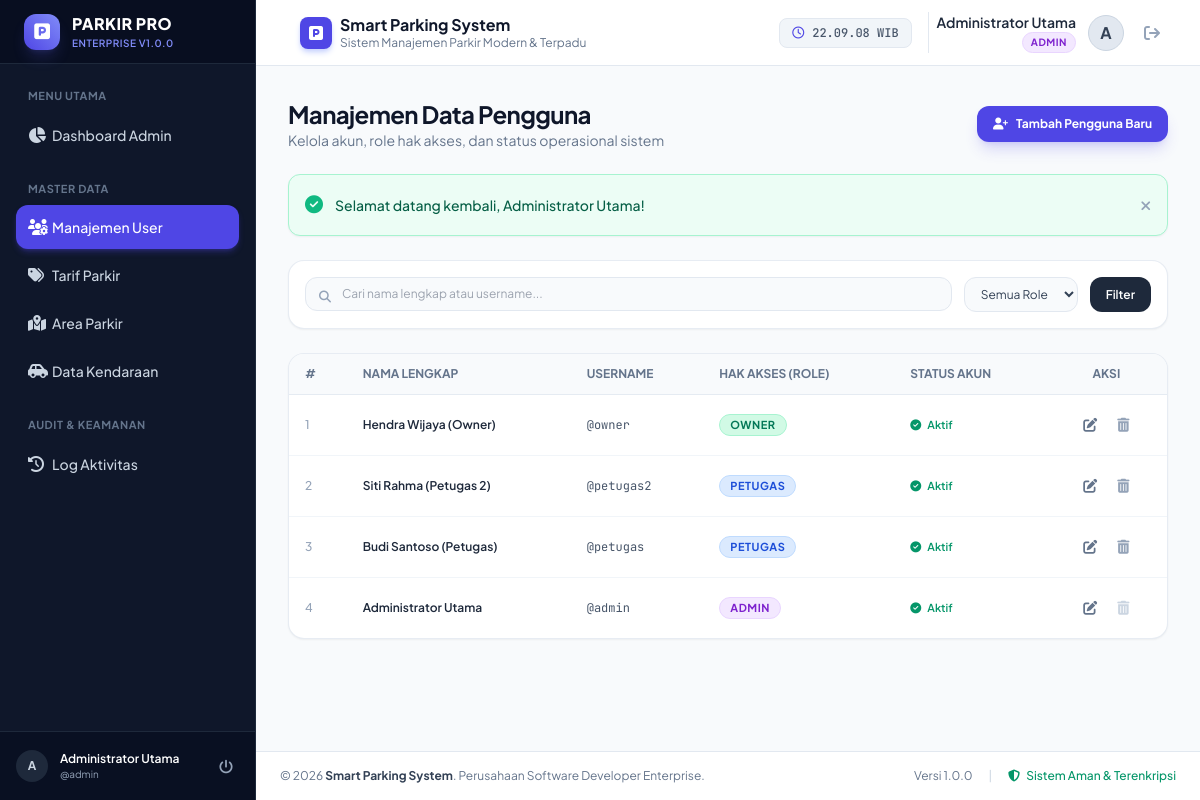
/modules/admin/users.php (signed in), run on the app's committed database.
### tables this page shows
CREATE TABLE `tb_user` (
  `id_user` INT(11) NOT NULL AUTO_INCREMENT,
  `nama_lengkap` VARCHAR(50) NOT NULL,
  `username` VARCHAR(50) NOT NULL,
  `password` VARCHAR(100) NOT NULL,
  `role` ENUM('admin', 'petugas', 'owner') NOT NULL,
  `status_aktif` TINYINT(1) NOT NULL DEFAULT 1,
  PRIMARY KEY (`id_user`),
  UNIQUE KEY `uq_username` (`username`),
  KEY `idx_role_status` (`role`, `status_aktif`)
);

### modules/admin/users.php (the view, shortened to what the rows shown need)
<?php
require_once __DIR__ . '/../../functions/auth.php';
require_once __DIR__ . '/../../functions/pagination.php';
$pdo = get_db_connection();
$page = (int)($_GET['page'] ?? 1);
$per_page = 8;
$where_clauses = [];
$params = [];
$where_sql = !empty($where_clauses) ? "WHERE " . implode(" AND ", $where_clauses) : "";
$stmt_count = $pdo->prepare("SELECT COUNT(*) FROM tb_user $where_sql");
$stmt_count->execute($params);
$total_records = (int)$stmt_count->fetchColumn();
$pagination = paginate($total_records, $page, $per_page);
$query_users = "
    SELECT id_user, nama_lengkap, username, role, status_aktif
    FROM tb_user
    $where_sql
    ORDER BY id_user DESC
    LIMIT :limit OFFSET :offset
";
$stmt_users = $pdo->prepare($query_users);
$stmt_users->bindValue(':limit', $pagination['per_page'], PDO::PARAM_INT);
$stmt_users->bindValue(':offset', $pagination['offset'], PDO::PARAM_INT);
$stmt_users->execute();
$users = $stmt_users->fetchAll();
require_once __DIR__ . '/../../includes/header.php';
?>
<div class="flex h-screen overflow-hidden bg-slate-50">
    <?php require_once __DIR__ . '/../../includes/sidebar.php'; ?>
    <div class="flex-1 flex flex-col min-w-0 overflow-y-auto">
        <?php require_once __DIR__ . '/../../includes/navbar.php'; ?>
        <main class="flex-1 p-4 sm:p-6 lg:p-8">
            <div class="max-w-7xl mx-auto space-y-6">
                <div class="flex flex-col sm:flex-row justify-between items-start sm:items-center gap-4">
                    <div>
                        <h2 class="text-2xl font-bold text-slate-900 tracking-tight">Manajemen Data Pengguna</h2>
                    </div>
                </div>
                <?php require_once __DIR__ . '/../../includes/alerts.php'; ?>
                <div class="bg-white rounded-2xl border border-slate-200/80 shadow-sm overflow-hidden">
                    <div class="overflow-x-auto">
                        <table class="w-full text-left border-collapse text-xs">
                            <thead>
                                <tr class="bg-slate-50 border-b border-slate-200/80 text-slate-500 uppercase font-semibold">
                                    <th class="py-3 px-4">#</th>
                                    <th class="py-3 px-4">Nama Lengkap</th>
                                    <th class="py-3 px-4">Username</th>
                                    <th class="py-3 px-4">Hak Akses (Role)</th>
                                    <th class="py-3 px-4">Status Akun</th>
                                    <th class="py-3 px-4 text-center">Aksi</th>
                                </tr>
                            </thead>
                            <tbody class="divide-y divide-slate-100">
                                <?php if (empty($users)): ?>
                                    <tr>
                                        <td colspan="6" class="py-8 text-center text-slate-400">
                                            Tidak ditemukan data pengguna yang cocok.
                                        </td>
                                    </tr>
                                <?php else: ?>
                                    <?php
                                    $no = $pagination['start_record'];
                                    foreach ($users as $u):
                                    ?>
                                        <tr class="hover:bg-slate-50/80 transition-colors">
                                            <td class="py-3.5 px-4 font-medium text-slate-400"><?= $no++ ?></td>
                                            <td class="py-3.5 px-4">
                                                <div class="font-semibold text-slate-800"><?= htmlspecialchars($u['nama_lengkap']) ?></div>
                                            </td>
                                            <td class="py-3.5 px-4 font-mono-code text-slate-600">@<?= htmlspecialchars($u['username']) ?></td>
                                            <td class="py-3.5 px-4">
                                                <?php
                                                    $rClass = 'bg-slate-100 text-slate-700';
                                                    if ($u['role'] === 'admin') $rClass = 'bg-purple-100 text-purple-700 border-purple-200';
                                                    elseif ($u['role'] === 'petugas') $rClass = 'bg-blue-100 text-blue-700 border-blue-200';
                                                    elseif ($u['role'] === 'owner') $rClass = 'bg-emerald-100 text-emerald-700 border-emerald-200';
                                                ?>
                                                <span class="inline-block px-2.5 py-0.5 rounded-full border text-[11px] font-bold uppercase tracking-wider <?= $rClass ?>">
                                                    <?= htmlspecialchars($u['role']) ?>
                                                </span>
                                            </td>
                                            <td class="py-3.5 px-4">
                                                <?php if ((int)$u['status_aktif'] === 1): ?>
                                                    <span class="inline-flex items-center text-emerald-600 font-semibold text-[11px]">
                                                        <i class="fa-solid fa-circle-check mr-1.5"></i> Aktif
                                                    </span>
                                                <?php else: ?>
                                                    <span class="inline-flex items-center text-rose-500 font-semibold text-[11px]">
                                                        <i class="fa-solid fa-circle-xmark mr-1.5"></i> Nonaktif
                                                    </span>
                                                <?php endif; ?>
                                            </td>
                                            <td class="py-3.5 px-4 text-center">
                                                <div class="inline-flex items-center space-x-2">
                                                    <button type="button"
                                                        onclick='editUser(<?= json_encode($u) ?>)'
                                                        class="p-1.5 text-slate-500 hover:text-indigo-600 hover:bg-indigo-50 rounded-lg transition-colors" title="Edit Pengguna">
                                                        <i class="fa-solid fa-pen-to-square text-sm"></i>
                                                    </button>
                                                    <?php if ($u['id_user'] != $current_user['id_user']): ?>
                                                        <button type="button"
                                                            onclick="confirmDelete('<?= BASE_URL ?>/modules/admin/users.php?action=delete&id=<?= $u['id_user'] ?>', 'Hapus pengguna @<?= htmlspecialchars($u['username']) ?>?')"
                                                            class="p-1.5 text-slate-400 hover:text-rose-600 hover:bg-rose-50 rounded-lg transition-colors" title="Hapus Pengguna">
                                                            <i class="fa-solid fa-trash-can text-sm"></i>
                                                        </button>
                                                    <?php else: ?>
                                                        <span class="p-1.5 text-slate-300 cursor-not-allowed" title="Akun Anda Sendiri">
                                                            <i class="fa-solid fa-trash-can text-sm"></i>
                                                        </span>
                                                    <?php endif; ?>
                                                </div>
                                            </td>
                                        </tr>
                                    <?php endforeach; ?>
                                <?php endif; ?>
                            </tbody>
                        </table>
                    </div>
                </div>
            </div>
        </main>
        <?php require_once __DIR__ . '/../../includes/footer.php'; ?>

### includes/sidebar.php (shortened to what the rows shown need)
<?php
require_once __DIR__ . '/../functions/auth.php';
$user = get_logged_in_user();
?>
<aside id="app-sidebar" class="no-print fixed inset-y-0 left-0 z-50 w-64 bg-slate-900 text-slate-300 flex flex-col transition-transform duration-300 transform -translate-x-full lg:translate-x-0 lg:static lg:inset-0 border-r border-slate-800">
    <div class="p-4 border-t border-slate-800 bg-slate-950/40">
        <div class="flex items-center justify-between">
            <div class="flex items-center space-x-3 overflow-hidden">
                <div class="w-8 h-8 rounded-full bg-slate-800 flex items-center justify-center text-slate-300 font-bold text-xs shrink-0">
                    <?= substr($user['nama_lengkap'] ?? 'U', 0, 1) ?>
                </div>
                <div class="truncate">
                    <p class="text-xs font-semibold text-white truncate"><?= htmlspecialchars($user['nama_lengkap'] ?? '') ?></p>
                    <p class="text-[10px] text-slate-400 truncate">@<?= htmlspecialchars($user['username'] ?? '') ?></p>
                </div>
            </div>
        </div>
    </div>
</aside>

### includes/navbar.php (shortened to what the rows shown need)
<?php
require_once __DIR__ . '/../functions/auth.php';
$current_user = get_logged_in_user();
?>
<header class="no-print bg-white border-b border-slate-200 sticky top-0 z-30">
    <div class="px-4 sm:px-6 lg:px-8 py-3 flex items-center justify-between">
        <div class="flex items-center space-x-3">
            <div class="flex items-center space-x-2">
                <div>
                    <h1 class="text-base font-bold text-slate-900 leading-tight"><?= APP_NAME ?></h1>
                </div>
            </div>
        </div>
        <div class="flex items-center space-x-4">
            <div class="flex items-center space-x-3 pl-2 border-l border-slate-200">
                <div class="text-right hidden sm:block">
                    <div class="text-sm font-semibold text-slate-800"><?= htmlspecialchars($current_user['nama_lengkap'] ?? 'User') ?></div>
                    <div class="flex items-center justify-end space-x-1">
                        <?php
                            $role = $current_user['role'] ?? 'guest';
                            $badgeColor = 'bg-slate-100 text-slate-700';
                            if ($role === 'admin') $badgeColor = 'bg-purple-100 text-purple-700 border-purple-200';
                            elseif ($role === 'petugas') $badgeColor = 'bg-blue-100 text-blue-700 border-blue-200';
                            elseif ($role === 'owner') $badgeColor = 'bg-emerald-100 text-emerald-700 border-emerald-200';
                        ?>
                        <span class="inline-block text-[10px] font-bold uppercase tracking-wider px-2 py-0.5 rounded-full border <?= $badgeColor ?>">
                            <?= htmlspecialchars($role) ?>
                        </span>
                    </div>
                </div>
                <div class="w-9 h-9 rounded-full bg-slate-200 border border-slate-300 flex items-center justify-center text-slate-700 font-bold uppercase">
                    <?= substr($current_user['nama_lengkap'] ?? 'U', 0, 1) ?>
                </div>
                <a href="<?= BASE_URL ?>/modules/auth/logout.php" title="Keluar dari Aplikasi" class="p-2 text-slate-400 hover:text-rose-600 hover:bg-rose-50 rounded-lg transition-colors">
                    <i class="fa-solid fa-arrow-right-from-bracket text-base"></i>
                </a>
            </div>
        </div>
    </div>
</header>

### data on the page
tb_user: nama_lengkap "A", nama_lengkap "Administrator Utama", username "admin", role "ADMIN", status_aktif 1 (drawn)
tb_user: nama_lengkap "Hendra Wijaya (Owner)", username "owner", role "OWNER", status_aktif 1 (drawn)
tb_user: nama_lengkap "Siti Rahma (Petugas 2)", username "petugas2", role "PETUGAS", status_aktif 1 (drawn)
tb_user: nama_lengkap "Budi Santoso (Petugas)", username "petugas", role "PETUGAS", status_aktif 1 (drawn)

### other printed values
APP_VERSION "1.0.0"
APP_NAME "Smart Parking System"
APP_SUBTITLE "Sistem Manajemen Parkir Modern & Terpadu"
$flash['message'] "Selamat datang kembali, Administrator Utama!"
